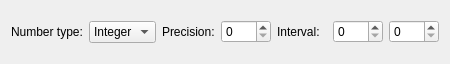
<?xml version="1.0" encoding="UTF-8"?>
<ui version="4.0">
 <class>QNumberSettingsWidget</class>
 <widget class="QWidget" name="QNumberSettingsWidget">
  <property name="geometry">
   <rect>
    <x>0</x>
    <y>0</y>
    <width>450</width>
    <height>64</height>
   </rect>
  </property>
  <property name="windowTitle">
   <string>Form</string>
  </property>
  <layout class="QHBoxLayout" name="horizontalLayout">
   <item>
    <widget class="QLabel" name="label">
     <property name="text">
      <string>Number type:</string>
     </property>
    </widget>
   </item>
   <item>
    <widget class="QComboBox" name="comboBox">
     <item>
      <property name="text">
       <string>Integer</string>
      </property>
     </item>
     <item>
      <property name="text">
       <string>Float</string>
      </property>
     </item>
    </widget>
   </item>
   <item>
    <widget class="QLabel" name="label_2">
     <property name="text">
      <string>Precision:</string>
     </property>
    </widget>
   </item>
   <item>
    <widget class="QSpinBox" name="spinBox"/>
   </item>
   <item>
    <widget class="QLabel" name="label_3">
     <property name="text">
      <string>Interval:</string>
     </property>
    </widget>
   </item>
   <item>
    <widget class="QSpinBox" name="spinBox_2"/>
   </item>
   <item>
    <widget class="QSpinBox" name="spinBox_3"/>
   </item>
  </layout>
 </widget>
 <resources/>
 <connections/>
</ui>
